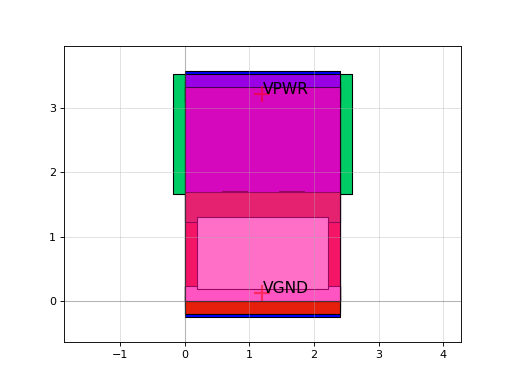

Python code for this plot:
import sky130

c = sky130.components.sky130_fd_sc_hs__nand2_2()
c.plot()
